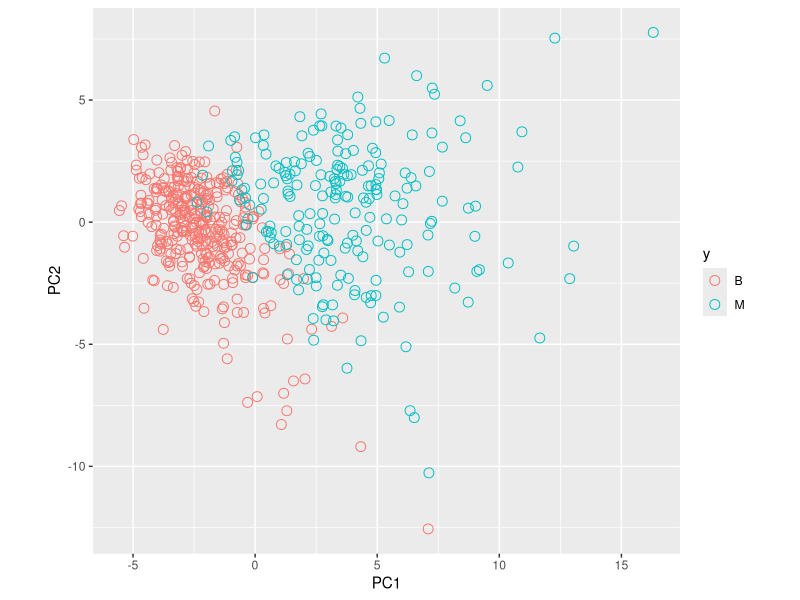
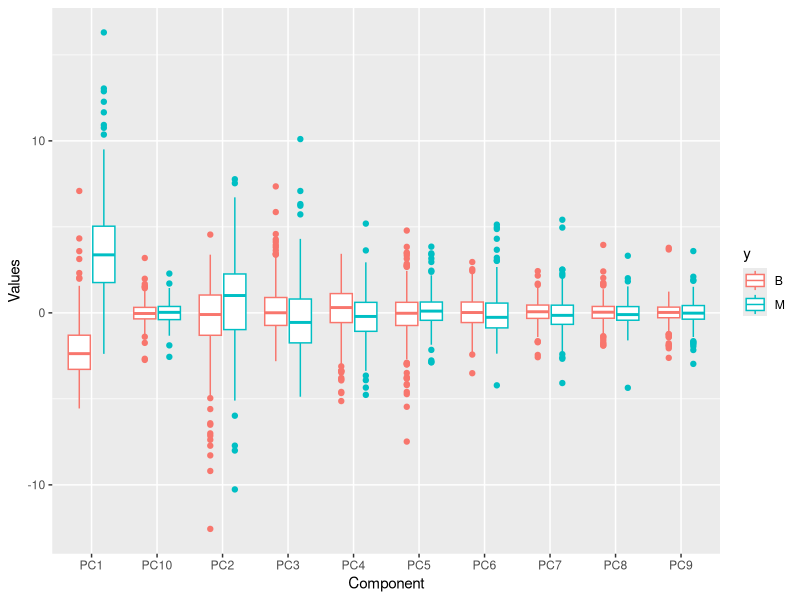

Generate these figures, in order, with R: (Note: this script raises an error after producing the figures.)
options(digits = 3)
library(matrixStats)
library(tidyverse)
library(caret)
library(dslabs)
data(brca)

class (brca)

colmeans <- colMeans(brca$x)
colsd <- brca$x |> apply(2, sd)
which.min(colsd)

# Use sweep() two times to scale each column: subtract the column means of brca$x, then divide by the column standard deviations of brca$x.
# 
# After scaling, what is the standard deviation of the first column?

# y <- sweep(y, MARGIN = 1, FUN = '-', rowMeans(y,  na.rm=TRUE)) #summary stats which needs to swept away, rowMeans removed 
# y <- sweep(y, 2, colMeans(y, na.rm=TRUE)) #summary stats which needs to swept away, colMeans removed

# sweep(y, 1, rowMeans(y, na.rm=TRUE)):
  
#   sweep() function: This function is used to perform element-wise operations on arrays/matrices. It's particularly useful for applying a function across margins (rows or columns).
# y: This is the matrix or data frame being operated on.
# 1: This indicates that the operation is being applied across rows. If it were 2, the operation would be across columns.
# rowMeans(y, na.rm=TRUE):
# rowMeans() calculates the mean of each row in the matrix y.
# na.rm=TRUE specifies that any NA values should be removed before calculating the mean. This helps avoid problems if y contains missing data.
# when all else fails read the instructions : COLUMN

new_x <- sweep (brca$x, 2, colMeans(brca$x, na.rm=TRUE))  
new_x <- sweep (new_x, 2, FUN = '/', colsd)
median(new_x[,1])
sd(new_x[,1])

pca_out <- prcomp(new_x)
summary(pca_out)

data.frame(pca_out$x[,1:2], y = brca$y) |> 
  ggplot(aes(PC1, PC2, colour=y)) + 
  geom_point(cex=3, pch=21) +
  coord_fixed(ratio = 1)


data.frame(pca_out$x[,1:10], y = brca$y) |> 
  pivot_longer (cols = 1:10, names_to = "Component", values_to = "Values") |> 
  ggplot(aes(Component, Values, colour = y)) +
  geom_boxplot()
  
  #pivot_longer (cols = everything(), names_to = "Variable", values_to = "Value")

  ggplot(aes(PC1, PC2, colour=y)) + 
  geom_boxplot() +
  coord_fixed(ratio = 1)
  
  #Q6- ...
  
  set.seed(1) 
  test_index <- createDataPartition(brca$y, times = 1, p = 0.2, list = FALSE)
  test_x <- new_x[test_index,]
  test_y <- brca$y[test_index]
  train_x <- new_x[-test_index,]
  train_y <- brca$y[-test_index]
 
  # Question 7: Logistic regression model
  # 0.0/1.0 point (graded)
  # Set the seed to 1, then fit a logistic regression model on the training set with caret::train() using all predictors. Ignore warnings about the algorithm not converging. Make predictions on the test set.
  # 
  # What is the accuracy of the logistic regression model on the test set?   
  
  library(caret)
  set.seed(1)
  
  training_data <- data.frame(train_x, y = train_y)
  test_data <- data.frame(test_x, y = test_y)
  
  train_control <- trainControl(method = "cv", number = 10)
  
  
  train_glm <- train(y ~ ., method = "glm", data = training_data)
  #train_knn <- train(y ~ ., method = "knn", data = mnist_27$train)
  
  y_hat_glm <- predict(train_glm, test_data, type = "raw")
  #y_hat_knn <- predict(train_knn, mnist_27$test, type = "raw")
  
  confusionMatrix(y_hat_glm, test_data$y)$overall[["Accuracy"]]
  
  set.seed(5)
  train_loess <- train(y ~ ., method = "gamLoess", data = training_data)
  y_hat_loess <- predict(train_loess, test_data) #, type = "raw")
  confusionMatrix(y_hat_loess, test_data$y)$overall[["Accuracy"]]
  ## comes out with wrong answer
  
  # Set the seed to 7, then train a k-nearest neighbors model on the training set using the caret package. Try odd values of  from 3 to 21. Use the final model to generate predictions on the test set.
  # 
  # What is the final value of  used in the model?
  
  set.seed(7)
  train_knn <- train(y ~ ., method = "knn", 
                     data = training_data,
                     tuneGrid = data.frame(k = seq(3, 21, 2)))
  ggplot(train_knn, highlight = TRUE)
  y_hat_knn <- predict(train_knn, test_data) #, type = "raw")
  confusionMatrix(y_hat_knn, test_data$y)$overall[["Accuracy"]]
  train_knn$bestTune
  
  
  
  
  
  
  
